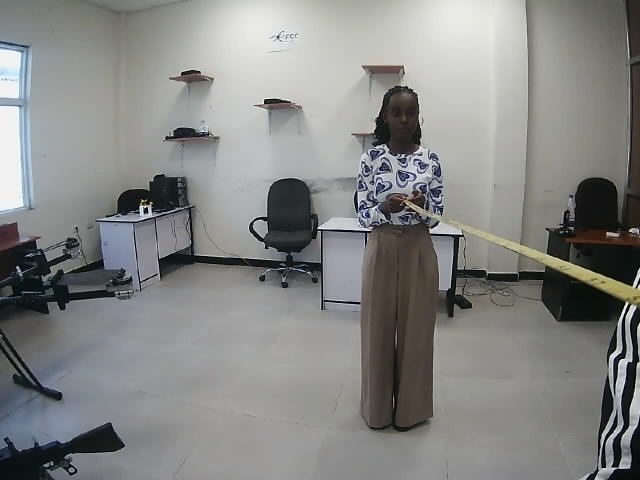
#> input picture benchmarks/distance/images/live_20260924_105748_001.jpg, 640 x 480 px; its folder holds only this picture in this run
$ python -i display.py   (imports and definitions only)
#> lines starting #> are read from the running program, lines starting #| are printed output that depends on the picture; after the words box and inside, x2 and y2 are one past the last pixel; in counts of white or black regions, pixels touching at a corner belong together
from __future__ import annotations

import math
import time
from dataclasses import dataclass, field
from typing import Optional

import cv2
import numpy as np

from modules import app_config

DISPLAY_WIDTH = 960
VIDEO_H = 720
HEADER_FINAL = 84
FOOTER_FINAL = 60
DISPLAY_HEIGHT = HEADER_FINAL + VIDEO_H + FOOTER_FINAL

# ---------------------------------------------------------------------------
# Theme
# ---------------------------------------------------------------------------

HUD_TEXT = (235, 238, 245)
HUD_TEXT_DIM = (150, 158, 178)
HUD_PANEL = (20, 24, 34)
HUD_PANEL_BORDER = (48, 56, 78)
HUD_ACCENT = (0, 190, 235)

GREEN = (45, 230, 130)
CYAN = (70, 205, 255)
AMBER = (255, 190, 60)
RED = (255, 70, 70)

STATE_THEME = {
    "idle": {
        "bg": (16, 34, 52),
        "fg": (150, 215, 245),
        "accent": (70, 190, 255),
    },
    "selected": {
        "bg": (48, 33, 8),
        "fg": (255, 216, 130),
        "accent": (255, 178, 40),
    },
    "tracking": {
        "bg": (8, 42, 26),
        "fg": (140, 245, 165),
        "accent": (40, 225, 125),
    },
    "lost": {
        "bg": (46, 10, 12),
        "fg": (255, 150, 150),
        "accent": (255, 40, 40),
    },
}

MODE_COLORS = {
    "TEST": ((42, 42, 50), HUD_TEXT_DIM),
    "sitl": ((10, 50, 80), CYAN),
    "flight": ((14, 55, 24), GREEN),
}


@dataclass
class HUDState:
    hud_visible: bool = True
    mode: str = "TEST"
    streaming: bool = True
    altitude: float = 0.0
    battery: int = 100
    lat: float = 0.0
    lon: float = 0.0
    ekf_ok: bool = True
    lost_flash_until: float = 0.0
    notification: str = ""
    notification_color: tuple = (255, 255, 255)
    notification_until: float = 0.0


hud = HUDState()


# [4 lines left out: function set_hud_status, not called in this run]


# ---------------------------------------------------------------------------
# Primitives
# ---------------------------------------------------------------------------
def _put_text(img, text, org, font_scale=0.45, color=(255, 255, 255), thickness=1,
              font=cv2.FONT_HERSHEY_SIMPLEX):
    cv2.putText(img, text, org, font, font_scale, color, thickness, cv2.LINE_AA)


def _text_size(text, font_scale=0.45, thickness=1, font=cv2.FONT_HERSHEY_SIMPLEX):
    return cv2.getTextSize(text, font, font_scale, thickness)[0]


# [19 lines left out: function _wrap_text, not called in this run]


def _pulse(t) -> float:
    return 0.5 + 0.5 * math.sin(time.time() * t)


def _rounded_rect_fill(img, pt1, pt2, radius, color, line_type=cv2.LINE_AA):
    x1, y1 = pt1
    x2, y2 = pt2
    if x1 > x2:
        x1, x2 = x2, x1
    if y1 > y2:
        y1, y2 = y2, y1
    if radius <= 0:
        cv2.rectangle(img, (x1, y1), (x2, y2), color, -1, line_type)
        return
    r = min(int(radius), (x2 - x1) // 2, (y2 - y1) // 2)
    if r < 1:
        cv2.rectangle(img, (x1, y1), (x2, y2), color, -1, line_type)
        return
    pts = np.array([
        (x1 + r, y1), (x2 - r, y1), (x2, y1 + r), (x2, y2 - r),
        (x2 - r, y2), (x1 + r, y2), (x1, y2 - r), (x1, y1 + r),
    ], np.int32)
    cv2.fillPoly(img, [pts], color, line_type)
    cv2.circle(img, (x1 + r, y1 + r), r, color, -1, line_type)
    cv2.circle(img, (x2 - r, y1 + r), r, color, -1, line_type)
    cv2.circle(img, (x1 + r, y2 - r), r, color, -1, line_type)
    cv2.circle(img, (x2 - r, y2 - r), r, color, -1, line_type)


def _rounded_rect_bordered(img, pt1, pt2, radius, fill, border, border_thick=1,
                           line_type=cv2.LINE_AA):
    x1, y1 = pt1
    x2, y2 = pt2
    _rounded_rect_fill(img, (x1, y1), (x2, y2), radius, border, line_type)
    inset = max(1, border_thick)
    _rounded_rect_fill(img, (x1 + inset, y1 + inset),
                       (x2 - inset, y2 - inset), max(0, radius - inset), fill, line_type)


# [95 lines left out: functions _rounded_rect_glass, _pill, _draw_panel, _draw_corner_brackets, _draw_scan_ring, _gradient_h and 1 more, not called in this run]


# ---------------------------------------------------------------------------
# Window composition (header band + video band + footer band)
# ---------------------------------------------------------------------------
_video_geom = None  # (sx, sy, cw, ch, vw, vh, fw, fh) cover-scaled size + crop offsets + band geometry


# [226 lines left out: functions set_video_geom, get_video_rect, display_to_frame, _fill_band_gradients, _draw_band_separators, compose_window and 4 more, not called in this run]


# ---------------------------------------------------------------------------
# Arm / takeoff buttons
# ---------------------------------------------------------------------------
_lost_dismiss_rect = None
_takeoff_button_rect = None
_arm_button_rect = None
_land_button_rect = None
_arm_takeoff_button_rect = None
_TAKEOFF_BUTTON_W = 150
_TAKEOFF_BUTTON_H = 30
_ARM_BUTTON_W = 110
_ARM_TAKEOFF_BUTTON_W = 190
_ARM_TAKEOFF_BUTTON_H = 26
_ARM_TAKEOFF_BUTTON_Y = HEADER_FINAL - _ARM_TAKEOFF_BUTTON_H - 3
_LAND_BUTTON_W = 110
_BUTTON_GAP = 10
_BUTTON_MARGIN = 8


# [85 lines left out: functions _pill_button, draw_arm_button, draw_takeoff_button, draw_land_button, draw_arm_takeoff_button, not called in this run]


def get_takeoff_button_rect():
    return _takeoff_button_rect


def get_arm_button_rect():
    return _arm_button_rect


def get_land_button_rect():
    return _land_button_rect


def get_arm_takeoff_button_rect():
    return _arm_takeoff_button_rect


# ---------------------------------------------------------------------------
# Lost banner
# ---------------------------------------------------------------------------
def draw_lost_banner(img, rtl_countdown: float = -1, oy=0):
    global _lost_dismiss_rect
    h, w = img.shape[:2]
    bar_h = oy + 2
    banner_h = 40

    alpha = 0.42 + 0.18 * abs(((time.time() * 4) % 2) - 1)
    overlay = img.copy()
    _rounded_rect_fill(overlay, (2, bar_h + 2), (w - 2, bar_h + banner_h + 2), 6, (36, 4, 10))
    cv2.addWeighted(overlay, alpha, img, 1 - alpha, 0, img)

    stripes = img.copy()
    t = time.time() * 3
    off = int((t * 22) % 36)
    for x in range(-36 + off, w + 36, 36):
        cv2.line(stripes, (x, bar_h + 2), (x + 20, bar_h + banner_h + 2), (90, 8, 10), 2, cv2.LINE_AA)
    cv2.addWeighted(stripes, 0.35, img, 0.65, 0, img)
    cv2.rectangle(img, (2, bar_h + 2), (w - 2, bar_h + banner_h + 2), RED, 1, cv2.LINE_AA)
    cv2.rectangle(img, (2, bar_h + banner_h - 3), (w - 2, bar_h + banner_h + 2), (60, 8, 10), -1, cv2.LINE_AA)

    text = "TARGET LOST"
    tw, th = _text_size(text, 0.58, 2)
    tx = w // 2 - tw // 2
    if rtl_countdown > 0:
        cd = f"RTL {rtl_countdown:.0f}s"
        tx -= _text_size(cd, 0.42, 1)[0] // 2 + 4
    _put_text(img, text, (tx, bar_h + th + 6), 0.58, (255, 235, 235), 2)
    _put_text(img, text, (tx, bar_h + th + 6), 0.58, (255, 120, 120), 1)

    cx = w // 2 + tw // 2 + 10
    if rtl_countdown > 0:
        _pill(img, cx, bar_h + 8, cd, (70, 8, 8), (255, 190, 190), 0.42, 1,
              padding_h=10, padding_v=6, radius=12, outline=RED)
    elif rtl_countdown == 0:
        _pill(img, cx, bar_h + 8, "RTL ACTIVE", (70, 8, 8), (255, 190, 190), 0.42, 1,
              padding_h=10, padding_v=6, radius=12, outline=RED)

    btn_text = "DISMISS"
    btw, _ = _text_size(btn_text, 0.4, 1)
    bw = btw + 22
    bx = w - bw - 12
    by = bar_h + 8
    _lost_dismiss_rect = (bx, by, bx + bw, by + 24)
    _rounded_rect_bordered(img, (bx, by), (bx + bw, by + 24), 12, (52, 52, 62), (130, 130, 150), 1)
    _put_text(img, btn_text, (bx + 11, by + 15), 0.4, (220, 220, 230), 1)


def get_lost_dismiss_rect():
    return _lost_dismiss_rect


# ---------------------------------------------------------------------------
# Footer shortcuts
# ---------------------------------------------------------------------------
# [280 lines left out: functions draw_shortcut_bar, _draw_label, _draw_reticle, _label_anchor, _movement_value, _authoritative_distance and 7 more, not called in this run]


def annotate_tracking_overlay(image, fps, selected_obj, movement):
    draw_target_tracking(image, selected_obj, movement, fps)


def annotate_selection_overlay(image, detections):
    draw_selection_prompt(image, detections)


# ---------------------------------------------------------------------------
# Detector reference
# ---------------------------------------------------------------------------
_detector_ref = None


def set_detector_ref(det):
    global _detector_ref
    _detector_ref = det


# [26 lines left out: functions detector_get_confidence, update_drone_visualizer_status, not called in this run]

>>> import cv2
>>> picture = cv2.imread('../benchmarks/distance/images/live_20260924_105748_001.jpg')
#> picture is the input picture: shape (480, 640, 3); mean B, G, R 132.9, 134.3, 133.5
>>> result = draw_lost_banner(picture)
#> in _rounded_rect_fill, `cv2.fillPoly(img, [pts], color, line_type)`:
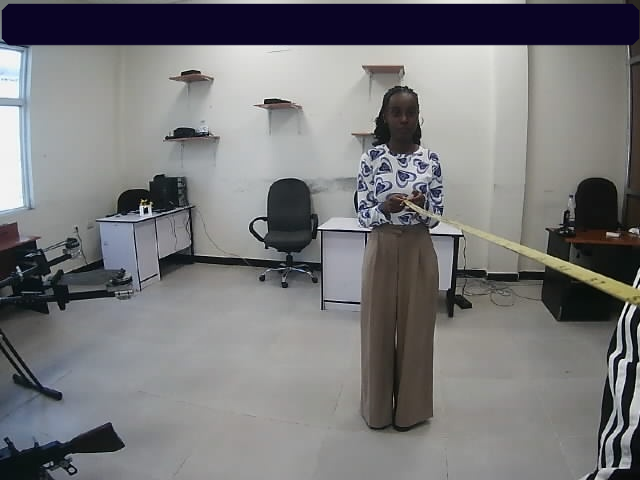
#> img: shape (480, 640, 3); mean B, G, R 122, 120.2, 120
#> in _rounded_rect_fill, `cv2.circle(img, (x1 + r, y1 + r), r, color, -1, line_type)`: img: shape (480, 640, 3); 0.01% of pixels changed, all inside (x1, y1, x2, y2) = (1, 3, 10, 12)
#> in _rounded_rect_fill, `cv2.circle(img, (x2 - r, y1 + r), r, color, -1, line_type)`: img: shape (480, 640, 3); mean B, G, R 122, 120.2, 120
#> in _rounded_rect_fill, `cv2.circle(img, (x1 + r, y2 - r), r, color, -1, line_type)`: img: shape (480, 640, 3); mean B, G, R 122, 120.2, 120
#> in _rounded_rect_fill, `cv2.circle(img, (x2 - r, y2 - r), r, color, -1, line_type)`: img: shape (480, 640, 3); mean B, G, R 122, 120.2, 120
#> in draw_lost_banner, `cv2.addWeighted(overlay, alpha, img, 1 - alpha, 0, img)`:
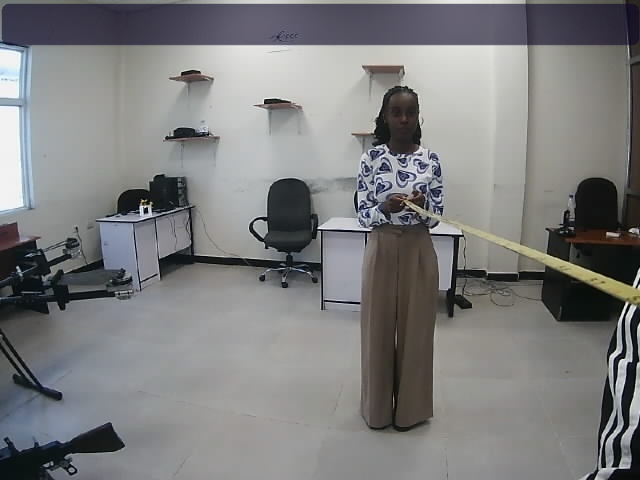
#> img: shape (480, 640, 3); mean B, G, R 126.4, 125.9, 125.5
#> after the loop in draw_lost_banner, `for x in range(-36 + off, w + 36, 36):`:
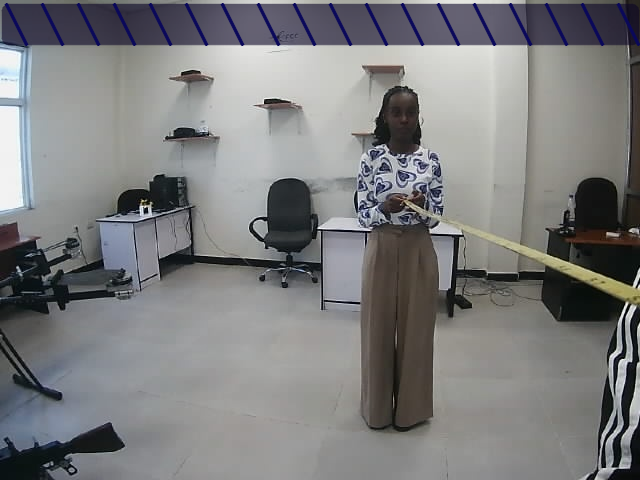
#> stripes: shape (480, 640, 3); 1.38% of pixels changed, all inside (x1, y1, x2, y2) = (4, 3, 640, 47)
#> in draw_lost_banner, `tw, th = _text_size(text, 0.58, 2)`: tw = 119; th = 13
#> in draw_lost_banner, `tx = w // 2 - tw // 2`: tx = 261
#> in draw_lost_banner, `cx = w // 2 + tw // 2 + 10`: cx = 389
#> in draw_lost_banner, `btw, _ = _text_size(btn_text, 0.4, 1)`: btw = 49
#> in draw_lost_banner, `bw = btw + 22`: bw = 71
#> in draw_lost_banner, `bx = w - bw - 12`: bx = 557
#> in _rounded_rect_fill (call 2), `cv2.circle(img, (x1 + r, y1 + r), r, color, -1, line_type)`: img: shape (480, 640, 3); mean B, G, R 127.4, 125.6, 125.3
#> in _rounded_rect_fill (call 2), `cv2.circle(img, (x2 - r, y1 + r), r, color, -1, line_type)`: img: shape (480, 640, 3); mean B, G, R 127.4, 125.6, 125.3
#> in _rounded_rect_fill (call 2), `cv2.circle(img, (x1 + r, y2 - r), r, color, -1, line_type)`: img: shape (480, 640, 3); mean B, G, R 127.4, 125.6, 125.3
#> in _rounded_rect_fill (call 2), `cv2.circle(img, (x2 - r, y2 - r), r, color, -1, line_type)`: img: shape (480, 640, 3); mean B, G, R 127.4, 125.6, 125.3
#> in _rounded_rect_fill (call 3), `cv2.circle(img, (x1 + r, y1 + r), r, color, -1, line_type)`: img: shape (480, 640, 3); mean B, G, R 127, 125.3, 124.9
#> in _rounded_rect_fill (call 3), `cv2.circle(img, (x2 - r, y1 + r), r, color, -1, line_type)`: img: shape (480, 640, 3); mean B, G, R 127, 125.3, 124.9
#> in _rounded_rect_fill (call 3), `cv2.circle(img, (x1 + r, y2 - r), r, color, -1, line_type)`: img: shape (480, 640, 3); mean B, G, R 127, 125.2, 124.9
#> in _rounded_rect_fill (call 3), `cv2.circle(img, (x2 - r, y2 - r), r, color, -1, line_type)`: img: shape (480, 640, 3); mean B, G, R 127, 125.2, 124.8
#> call 3 of _put_text, with text = 'DISMISS', org = (568, 25), font_scale = 0.4, color = (220, 220, 230), thickness = 1, font = 0
#> in _put_text (call 3), `cv2.putText(img, text, org, font, font_scale, color, thickness, cv2.LI..`:
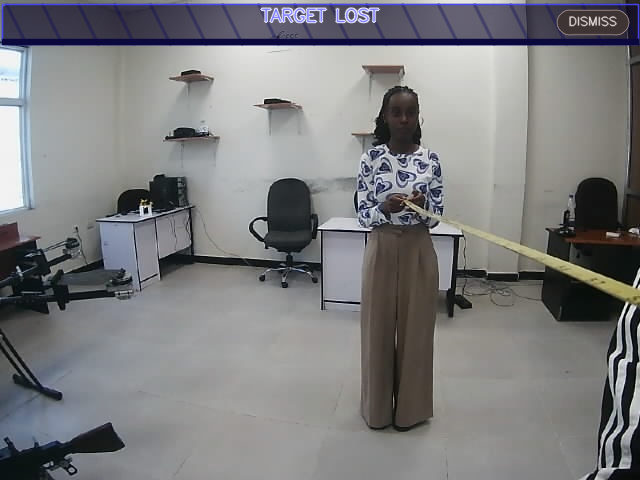
#> img: shape (480, 640, 3); mean B, G, R 127.1, 125.3, 124.9
